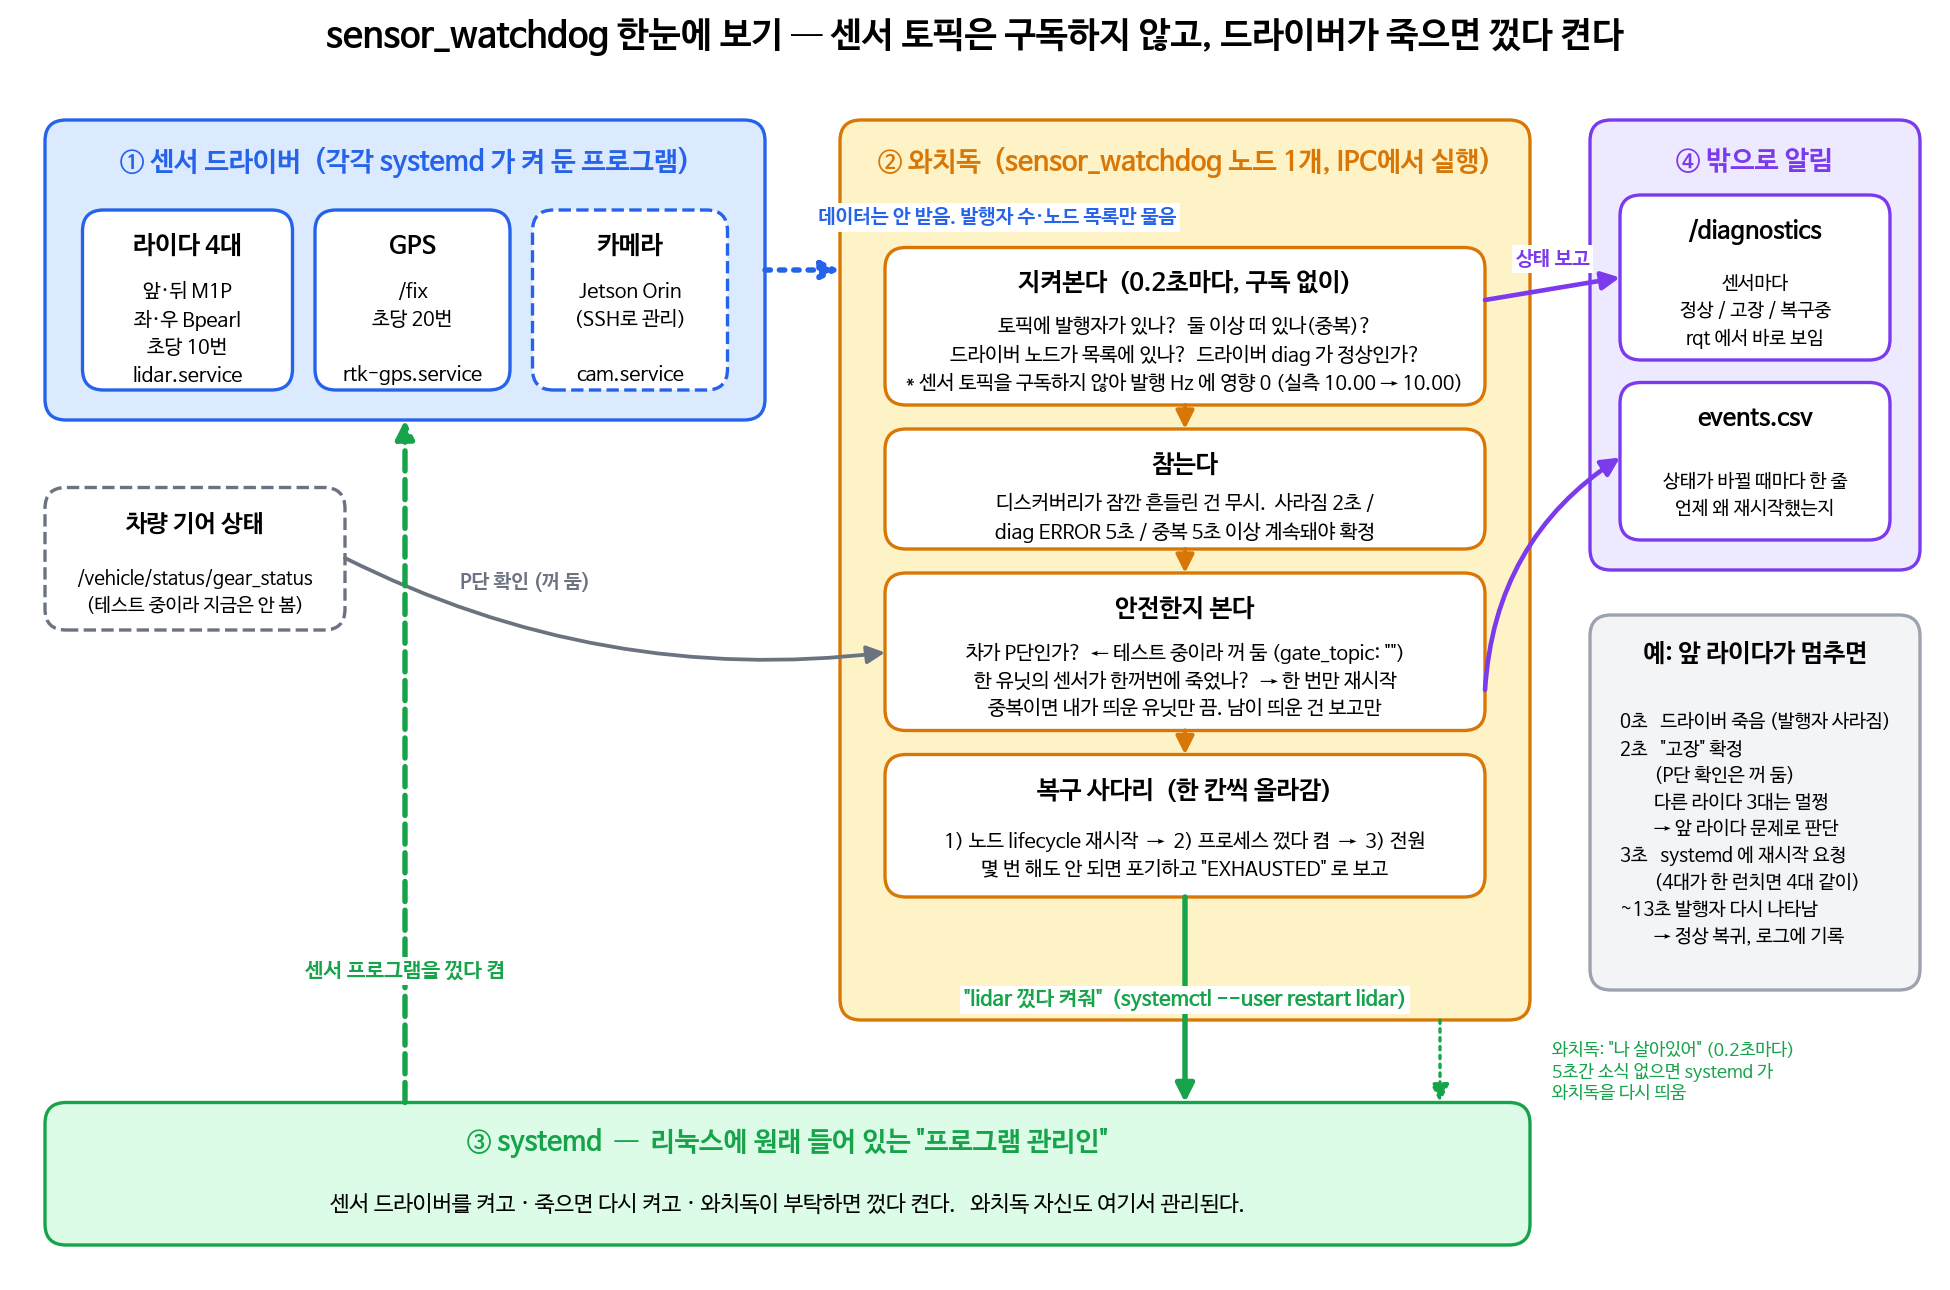

Recreate this plot in Python.
# README 맨 위 그림(docs/overview.png)을 만드는 스크립트.  python3 docs/overview.py
import matplotlib
matplotlib.use("Agg")
import matplotlib.pyplot as plt
from matplotlib.patches import FancyBboxPatch, FancyArrowPatch
import matplotlib.font_manager as fm

names = {f.name for f in fm.fontManager.ttflist}
FONT = next(f for f in ["NanumBarunGothic", "NanumGothic", "Noto Sans CJK KR", "Malgun Gothic", "DejaVu Sans"] if f in names)
plt.rcParams.update({"font.family": FONT, "axes.unicode_minus": False})

fig = plt.figure(figsize=(13, 8.6), dpi=150)
ax = fig.add_axes([0, 0, 1, 1]); ax.set_xlim(0, 130); ax.set_ylim(0, 86); ax.axis("off")

C_SENSOR, C_WD, C_SYS, C_OUT, C_NOTE = "#dbeafe", "#fef3c7", "#dcfce7", "#ede9fe", "#f3f4f6"
E_SENSOR, E_WD, E_SYS, E_OUT = "#2563eb", "#d97706", "#16a34a", "#7c3aed"

def box(x, y, w, h, fc, ec, title=None, body=None, tfs=13, bfs=10.5, ls="-", lw=1.6, tcolor="black", body_dy=0):
    ax.add_patch(FancyBboxPatch((x, y), w, h, boxstyle="round,pad=0,rounding_size=1.4", fc=fc, ec=ec, lw=lw, ls=ls))
    if title and body:
        ax.text(x + w/2, y + h - 1.6, title, ha="center", va="top", fontsize=tfs, fontweight="bold", color=tcolor)
        ax.text(x + w/2, y + (h - 4.5)/2 + body_dy, body, ha="center", va="center", fontsize=bfs, linespacing=1.5)
    elif title:
        ax.text(x + w/2, y + h/2, title, ha="center", va="center", fontsize=tfs, fontweight="bold", color=tcolor, linespacing=1.4)
    elif body:
        ax.text(x + w/2, y + h/2, body, ha="center", va="center", fontsize=bfs, linespacing=1.5)

def arrow(p0, p1, color="#374151", lw=2.2, label=None, lx=0, ly=0, fs=10.5, ls="-", conn="arc3,rad=0"):
    ax.add_patch(FancyArrowPatch(p0, p1, arrowstyle="-|>", mutation_scale=18, lw=lw, color=color, ls=ls,
                                 shrinkA=0, shrinkB=0, connectionstyle=conn))
    if label:
        ax.text((p0[0]+p1[0])/2 + lx, (p0[1]+p1[1])/2 + ly, label, fontsize=fs, ha="center", va="center",
                color=color, fontweight="bold", bbox=dict(fc="white", ec="none", pad=1.5))

ax.text(65, 83.5, "sensor_watchdog 한눈에 보기 — 센서 토픽은 구독하지 않고, 드라이버가 죽으면 껐다 켠다", ha="center", va="center",
        fontsize=17, fontweight="bold")

# ---------- 1. 센서 ----------
box(3, 58, 48, 20, C_SENSOR, E_SENSOR)
ax.text(27, 76.2, "① 센서 드라이버  (각각 systemd 가 켜 둔 프로그램)", ha="center", va="top", fontsize=13, fontweight="bold", color=E_SENSOR)
box(5.5, 60, 14, 12, "white", E_SENSOR, title="라이다 4대", body="앞·뒤 M1P\n좌·우 Bpearl\n초당 10번\nlidar.service", tfs=12, bfs=9.5)
box(21, 60, 13, 12, "white", E_SENSOR, title="GPS", body="/fix\n초당 20번\n\nrtk-gps.service", tfs=12, bfs=9.5)
box(35.5, 60, 13, 12, "white", E_SENSOR, title="카메라", body="Jetson Orin\n(SSH로 관리)\n\ncam.service", tfs=12, bfs=9.5, ls="--")

# 기어 토픽
box(3, 44, 20, 9.5, "white", "#6b7280", title="차량 기어 상태", body="/vehicle/status/gear_status\n(테스트 중이라 지금은 안 봄)", tfs=11.5, bfs=9, ls="--")

# ---------- 2. 와치독 ----------
box(56, 18, 46, 60, C_WD, E_WD)
ax.text(79, 76.2, "② 와치독  (sensor_watchdog 노드 1개, IPC에서 실행)", ha="center", va="top", fontsize=13, fontweight="bold", color=E_WD)

steps = [
    ("지켜본다  (0.2초마다, 구독 없이)",
     "토픽에 발행자가 있나?  둘 이상 떠 있나(중복)?\n드라이버 노드가 목록에 있나?  드라이버 diag 가 정상인가?\n* 센서 토픽을 구독하지 않아 발행 Hz 에 영향 0 (실측 10.00 → 10.00)"),
    ("참는다",
     "디스커버리가 잠깐 흔들린 건 무시.  사라짐 2초 /\ndiag ERROR 5초 / 중복 5초 이상 계속돼야 확정"),
    ("안전한지 본다",
     "차가 P단인가?  ← 테스트 중이라 꺼 둠 (gate_topic: \"\")\n한 유닛의 센서가 한꺼번에 죽었나?  → 한 번만 재시작\n중복이면 내가 띄운 유닛만 끔. 남이 띄운 건 보고만"),
    ("복구 사다리  (한 칸씩 올라감)",
     "1) 노드 lifecycle 재시작  →  2) 프로세스 껐다 켬  →  3) 전원\n몇 번 해도 안 되면 포기하고 \"EXHAUSTED\" 로 보고"),
]
y = 69.5
for i, (t, b) in enumerate(steps):
    h = [10.5, 8, 10.5, 9.5][i]
    box(59, y - h, 40, h, "white", E_WD, title=t, body=b, tfs=12, bfs=9.5, body_dy=0.3)
    if i < 3:
        arrow((79, y - h), (79, y - h - 1.6), color=E_WD, lw=2)
    y = y - h - 1.6

# ---------- 3. systemd ----------
box(3, 3, 99, 9.5, C_SYS, E_SYS)
ax.text(52.5, 10.8, "③ systemd  —  리눅스에 원래 들어 있는 \"프로그램 관리인\"", ha="center", va="top", fontsize=13, fontweight="bold", color=E_SYS)
ax.text(52.5, 5.6, "센서 드라이버를 켜고 · 죽으면 다시 켜고 · 와치독이 부탁하면 껐다 켠다.   와치독 자신도 여기서 관리된다.",
        ha="center", va="center", fontsize=10.5)

# ---------- 4. 출력 ----------
box(106, 48, 22, 30, C_OUT, E_OUT)
ax.text(117, 76.2, "④ 밖으로 알림", ha="center", va="top", fontsize=13, fontweight="bold", color=E_OUT)
box(108, 62, 18, 11, "white", E_OUT, title="/diagnostics", body="센서마다\n정상 / 고장 / 복구중\nrqt 에서 바로 보임", tfs=11.5, bfs=9)
box(108, 50, 18, 10.5, "white", E_OUT, title="events.csv", body="상태가 바뀔 때마다 한 줄\n언제 왜 재시작했는지", tfs=11.5, bfs=9)

# ---------- 화살표 ----------
arrow((51, 68), (56, 68), color=E_SENSOR, lw=2.6, ls=":", label="데이터는 안 받음. 발행자 수·노드 목록만 물음", lx=13, ly=3.5, fs=9.5)
arrow((23, 48.8), (59, 42.5), color="#6b7280", lw=1.8, label="P단 확인 (꺼 둠)", lx=-6, ly=1.5, fs=9.5, conn="arc3,rad=0.15")
arrow((99, 40), (108, 55.5), color=E_OUT, lw=2.2, conn="arc3,rad=-0.25")
arrow((99, 66), (108, 67.5), color=E_OUT, lw=2.2, label="상태 보고", ly=2, fs=9.5)
# 와치독 -> systemd : 재시작 요청
arrow((79, 26.2), (79, 12.5), color=E_SYS, lw=2.6, label="\"lidar 껐다 켜줘\"  (systemctl --user restart lidar)", lx=0, ly=0, fs=10)
# systemd -> 센서 : 재시작
arrow((27, 12.5), (27, 58), color=E_SYS, lw=2.6, label="센서 프로그램을 껐다 켬", lx=0, ly=-14, fs=10, ls="--")
# 와치독 <-> systemd 하트비트
arrow((96, 18), (96, 12.5), color=E_SYS, lw=1.6, ls=":")
ax.text(103.5, 14.5, "와치독: \"나 살아있어\" (0.2초마다)\n5초간 소식 없으면 systemd 가\n와치독을 다시 띄움", fontsize=8.5, ha="left", va="center", color=E_SYS)

# ---------- 예시 ----------
box(106, 20, 22, 25, C_NOTE, "#9ca3af")
ax.text(117, 43.2, "예: 앞 라이다가 멈추면", ha="center", va="top", fontsize=12, fontweight="bold")
ax.text(108, 38.5,
        "0초   드라이버 죽음 (발행자 사라짐)\n"
        "2초   \"고장\" 확정\n"
        "        (P단 확인은 꺼 둠)\n"
        "        다른 라이다 3대는 멀쩡\n"
        "        → 앞 라이다 문제로 판단\n"
        "3초   systemd 에 재시작 요청\n"
        "        (4대가 한 런치면 4대 같이)\n"
        "~13초 발행자 다시 나타남\n"
        "        → 정상 복귀, 로그에 기록",
        ha="left", va="top", fontsize=9, linespacing=1.45)

out = __file__.rsplit("/", 1)[0] + "/overview.png"
fig.savefig(out, dpi=150, facecolor="white")
print(out)
